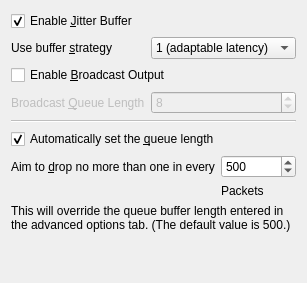
      <widget class="QWidget" name="JitterTab">
       <attribute name="title">
        <string>Jitter Buffer</string>
       </attribute>
       <layout class="QGridLayout" name="gridLayout_8">
        <item row="10" column="2">
         <widget class="QLabel" name="packetsLabel">
          <property name="enabled">
           <bool>true</bool>
          </property>
          <property name="text">
           <string>Packets</string>
          </property>
         </widget>
        </item>
        <item row="8" column="0" colspan="3">
         <widget class="QCheckBox" name="autoQueueCheckBox">
          <property name="enabled">
           <bool>true</bool>
          </property>
          <property name="text">
           <string>Automatically set the &amp;queue length</string>
          </property>
          <property name="checked">
           <bool>true</bool>
          </property>
         </widget>
        </item>
        <item row="9" column="0" colspan="2">
         <widget class="QLabel" name="autoQueueLabel">
          <property name="enabled">
           <bool>true</bool>
          </property>
          <property name="sizePolicy">
           <sizepolicy hsizetype="Maximum" vsizetype="Preferred">
            <horstretch>0</horstretch>
            <verstretch>0</verstretch>
           </sizepolicy>
          </property>
          <property name="text">
           <string>Aim to &amp;drop no more than one in every</string>
          </property>
          <property name="buddy">
           <cstring>autoQueueSpinBox</cstring>
          </property>
         </widget>
        </item>
        <item row="5" column="0" colspan="3">
         <widget class="Line" name="bufferLine">
          <property name="enabled">
           <bool>false</bool>
          </property>
          <property name="orientation">
           <enum>Qt::Horizontal</enum>
          </property>
         </widget>
        </item>
        <item row="9" column="2">
         <widget class="QSpinBox" name="autoQueueSpinBox">
          <property name="enabled">
           <bool>true</bool>
          </property>
          <property name="sizePolicy">
           <sizepolicy hsizetype="MinimumExpanding" vsizetype="Fixed">
            <horstretch>0</horstretch>
            <verstretch>0</verstretch>
           </sizepolicy>
          </property>
          <property name="maximum">
           <number>1000000</number>
          </property>
          <property name="singleStep">
           <number>100</number>
          </property>
          <property name="value">
           <number>500</number>
          </property>
         </widget>
        </item>
        <item row="3" column="0" colspan="3">
         <widget class="QCheckBox" name="broadcastCheckBox">
          <property name="toolTip">
           <string>Enable a second, broadcast output with a higher queue length
for better quality at the expense of latency.</string>
          </property>
          <property name="text">
           <string>Enable &amp;Broadcast Output</string>
          </property>
         </widget>
        </item>
        <item row="12" column="0">
         <spacer name="verticalSpacer">
          <property name="orientation">
           <enum>Qt::Vertical</enum>
          </property>
          <property name="sizeHint" stdset="0">
           <size>
            <width>20</width>
            <height>40</height>
           </size>
          </property>
         </spacer>
        </item>
        <item row="11" column="0" colspan="3">
         <widget class="QLabel" name="autoQueueExplanationLabel">
          <property name="enabled">
           <bool>true</bool>
          </property>
          <property name="text">
           <string>This will override the queue buffer length entered in the advanced options tab. (The default value is 500.)</string>
          </property>
          <property name="wordWrap">
           <bool>true</bool>
          </property>
         </widget>
        </item>
        <item row="0" column="0" colspan="2">
         <widget class="QCheckBox" name="jitterCheckBox">
          <property name="enabled">
           <bool>true</bool>
          </property>
          <property name="toolTip">
           <string>Enable the new jitter buffer. This is now the default.</string>
          </property>
          <property name="text">
           <string>Enable &amp;Jitter Buffer</string>
          </property>
          <property name="checked">
           <bool>true</bool>
          </property>
         </widget>
        </item>
        <item row="2" column="1" colspan="2">
         <widget class="QComboBox" name="bufferStrategyComboBox">
          <property name="enabled">
           <bool>true</bool>
          </property>
          <property name="toolTip">
           <string>&lt;html&gt;&lt;head/&gt;&lt;body&gt;&lt;p&gt;Buffer strategy 1 attempts to drop as little audio data as possible without exceeding the maximum queue length. It operates very similarly to the original buffer implementation with a few fixes to drop even less audio.&lt;/p&gt;&lt;p&gt;Buffer strategy 2 is optimized to keep the latency stable, so that the delay experienced over the connection doesn't fluctuate and is as predictable as possible. The trade off is that more audio might be dropped, but the difference should be negligible with the right queue length.&lt;/p&gt;&lt;/body&gt;&lt;/html&gt;</string>
          </property>
          <property name="currentIndex">
           <number>0</number>
          </property>
          <item>
           <property name="text">
            <string>1 (adaptable latency)</string>
           </property>
          </item>
          <item>
           <property name="text">
            <string>2 (stable latency)</string>
           </property>
          </item>
          <item>
           <property name="text">
            <string>3 (loss concealment)</string>
           </property>
          </item>
          <item>
           <property name="text">
            <string>4 (same as 3)</string>
           </property>
          </item>
         </widget>
        </item>
        <item row="2" column="0">
         <widget class="QLabel" name="bufferStrategyLabel">
          <property name="enabled">
           <bool>true</bool>
          </property>
          <property name="sizePolicy">
           <sizepolicy hsizetype="Maximum" vsizetype="Preferred">
            <horstretch>0</horstretch>
            <verstretch>0</verstretch>
           </sizepolicy>
          </property>
          <property name="text">
           <string>Use buffer &amp;strategy</string>
          </property>
          <property name="buddy">
           <cstring>bufferStrategyComboBox</cstring>
          </property>
         </widget>
        </item>
        <item row="4" column="0">
         <widget class="QLabel" name="broadcastQueueLabel">
          <property name="enabled">
           <bool>false</bool>
          </property>
          <property name="text">
           <string>Broadcast &amp;Queue Length</string>
          </property>
          <property name="buddy">
           <cstring>broadcastQueueSpinBox</cstring>
          </property>
         </widget>
        </item>
        <item row="4" column="1" colspan="2">
         <widget class="QSpinBox" name="broadcastQueueSpinBox">
          <property name="enabled">
           <bool>false</bool>
          </property>
          <property name="toolTip">
           <string>Set the broadcast queue buffer length, in packet size.</string>
          </property>
          <property name="minimum">
           <number>2</number>
          </property>
          <property name="maximum">
           <number>999</number>
          </property>
          <property name="value">
           <number>8</number>
          </property>
         </widget>
        </item>
       </layout>
      </widget>
